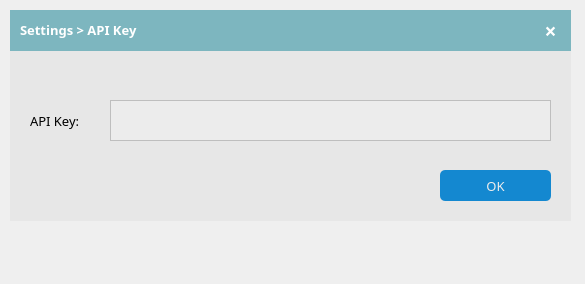
<?xml version="1.0" encoding="UTF-8"?>
<ui version="4.0">
 <class>MainWindow</class>
 <widget class="QMainWindow" name="MainWindow">
  <property name="geometry">
   <rect>
    <x>0</x>
    <y>0</y>
    <width>585</width>
    <height>284</height>
   </rect>
  </property>
  <property name="font">
   <font>
    <family>Agency FB</family>
    <pointsize>10</pointsize>
   </font>
  </property>
  <property name="windowTitle">
   <string>MainWindow</string>
  </property>
  <widget class="QWidget" name="centralwidget">
   <widget class="QLabel" name="label_4">
    <property name="geometry">
     <rect>
      <x>10</x>
      <y>10</y>
      <width>561</width>
      <height>211</height>
     </rect>
    </property>
    <property name="styleSheet">
     <string notr="true">color:rgb(0,0,0);background-color:rgb(231,231,231);</string>
    </property>
    <property name="text">
     <string/>
    </property>
   </widget>
   <widget class="QWidget" name="widget" native="true">
    <property name="geometry">
     <rect>
      <x>10</x>
      <y>10</y>
      <width>521</width>
      <height>41</height>
     </rect>
    </property>
    <property name="styleSheet">
     <string notr="true">background-color:rgb(125,182,191);
border:none;</string>
    </property>
    <widget class="QLabel" name="label_5">
     <property name="geometry">
      <rect>
       <x>10</x>
       <y>0</y>
       <width>171</width>
       <height>41</height>
      </rect>
     </property>
     <property name="font">
      <font>
       <family>微软雅黑</family>
       <pointsize>10</pointsize>
       <weight>75</weight>
       <bold>true</bold>
      </font>
     </property>
     <property name="styleSheet">
      <string notr="true">color:rgb(0,0,0);</string>
     </property>
     <property name="text">
      <string>&lt;html&gt;&lt;head/&gt;&lt;body&gt;&lt;p&gt;&lt;span style=&quot; color:#ffffff;&quot;&gt;Settings &amp;gt; API Key&lt;/span&gt;&lt;/p&gt;&lt;/body&gt;&lt;/html&gt;</string>
     </property>
    </widget>
   </widget>
   <widget class="QPushButton" name="pushButtonSetNewKey">
    <property name="geometry">
     <rect>
      <x>440</x>
      <y>170</y>
      <width>111</width>
      <height>31</height>
     </rect>
    </property>
    <property name="font">
     <font>
      <family>微软雅黑</family>
      <pointsize>10</pointsize>
     </font>
    </property>
    <property name="styleSheet">
     <string notr="true">QPushButton{
	background-color: rgb(20, 136, 208);
	border-radius:5px;
	color:rgb(236, 236, 236);
}
QPushButton::pressed{
	border:2px solid rgb(236, 236, 236);
}</string>
    </property>
    <property name="text">
     <string>OK</string>
    </property>
   </widget>
   <widget class="QLineEdit" name="lineEditNewKey">
    <property name="geometry">
     <rect>
      <x>110</x>
      <y>100</y>
      <width>441</width>
      <height>41</height>
     </rect>
    </property>
    <property name="font">
     <font>
      <family>微软雅黑</family>
      <pointsize>10</pointsize>
     </font>
    </property>
    <property name="styleSheet">
     <string notr="true">
	background-color:rgb(236,236,236);
	color:rgb(0, 0 ,0);
	border:1px solid rgb(190, 190, 190);




</string>
    </property>
    <property name="cursorMoveStyle">
     <enum>Qt::LogicalMoveStyle</enum>
    </property>
   </widget>
   <widget class="QPushButton" name="pushButtonClose">
    <property name="geometry">
     <rect>
      <x>530</x>
      <y>10</y>
      <width>41</width>
      <height>41</height>
     </rect>
    </property>
    <property name="font">
     <font>
      <family>微软雅黑</family>
      <pointsize>16</pointsize>
      <weight>75</weight>
      <bold>true</bold>
     </font>
    </property>
    <property name="styleSheet">
     <string notr="true">QPushButton{
color:white;
	background-color:rgb(125,182,191);
border:none
}
QPushButton::pressed
{
	background-color: rgb(233,16,34);
}</string>
    </property>
    <property name="text">
     <string>×</string>
    </property>
   </widget>
   <widget class="QLabel" name="label">
    <property name="geometry">
     <rect>
      <x>30</x>
      <y>100</y>
      <width>71</width>
      <height>41</height>
     </rect>
    </property>
    <property name="font">
     <font>
      <family>微软雅黑</family>
      <pointsize>10</pointsize>
     </font>
    </property>
    <property name="text">
     <string>API Key:</string>
    </property>
   </widget>
  </widget>
  <widget class="QMenuBar" name="menubar">
   <property name="geometry">
    <rect>
     <x>0</x>
     <y>0</y>
     <width>585</width>
     <height>28</height>
    </rect>
   </property>
  </widget>
  <widget class="QStatusBar" name="statusbar">
   <property name="sizeGripEnabled">
    <bool>false</bool>
   </property>
  </widget>
 </widget>
 <resources/>
 <connections/>
</ui>
